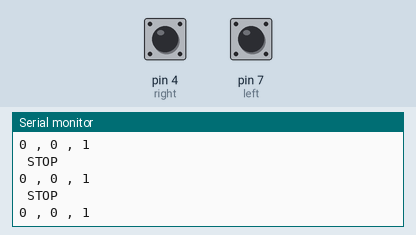
Bench run of a sketch on a simulated Arduino Uno, built with avr-gcc and run on an emulated ATmega328P. On the bench: the last lines printed to the serial monitor. The test bench sets the inputs (shaded band); at power-on: pin 4 (right) LOW, pin 7 (left) LOW.

Above: at 2.8 s.
2.9 s: pin 4 (right) pulled HIGH for 1.2 s
At 3.8 s:
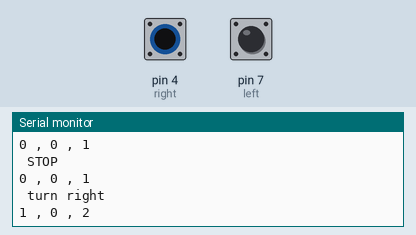
5.6 s: pin 7 (left) pulled HIGH for 1.2 s
At 6.8 s:
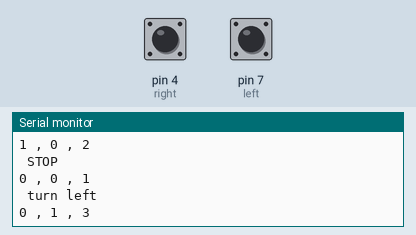
8.3 s: pin 4 (right) driven HIGH and pin 7 (left) driven HIGH
At 9.5 s:
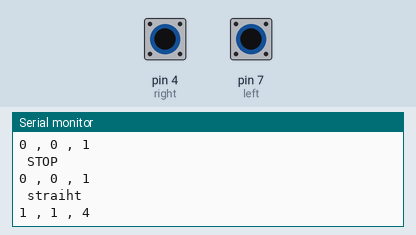
Timing chart, 0 to 11.3 s (numbered marks = the images above; inputs shaded):
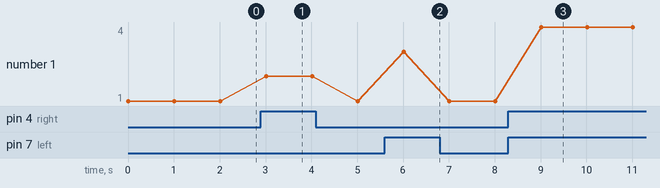

The sketch:

line_follower.ino
```cpp
//veriables
int right=4;
int left=7;
int sensor1;
int sensor2;
int option=0;

void setup() {
  // put your setup code here, to run once:
pinMode(right, INPUT);
pinMode(left, INPUT);
Serial.begin(9600);
}

void loop() {
  // put your main code here, to run repeatedly:

  //reading the right and left line sensor
  sensor1=digitalRead(right);
  sensor2=digitalRead(left);

  //checking for option to determine action
  option=check_option(sensor1, sensor2);

  switch(option){
    case 1:
      Serial.println(" STOP ");
      break;


    case 2:
      Serial.println(" turn right ");
      break;

    case 3:
      Serial.println(" turn left ");
      break;

    case 4:
      Serial.println(" straiht ");
      break;

  }
  //printing out option
  Serial.print(sensor1);
  Serial.print(" , ");
  Serial.print(sensor2);
  Serial.print(" , ");
  Serial.println(option);
  delay(1000);

}


int check_option(int a, int b){
  int check;
  if (a == 0 && b==0){
    check=1;
    //Serial.println(" stop ");
  }else if(a == 1 && b==0){
    check=2;
    //Serial.println(" turn right ");
  }else if(a == 0 && b==1){
    check=3;
    //Serial.println(" turn left ");
  }else if(a == 1 && b==1){
    check=4;
    //Serial.println(" straight ");
  }

  return check;
}
```

Measured:
- after the input at 2.9 s, the serial monitor: prints a new line after 0.10 s (image 1)
- after the input at 5.6 s, the serial monitor: prints a new line after 0.40 s (image 2)
- after the input at 8.3 s, the serial monitor: prints a new line after 0.70 s (image 3)
- plotted number 1: 1 → 4 after the input at 8.3 s
